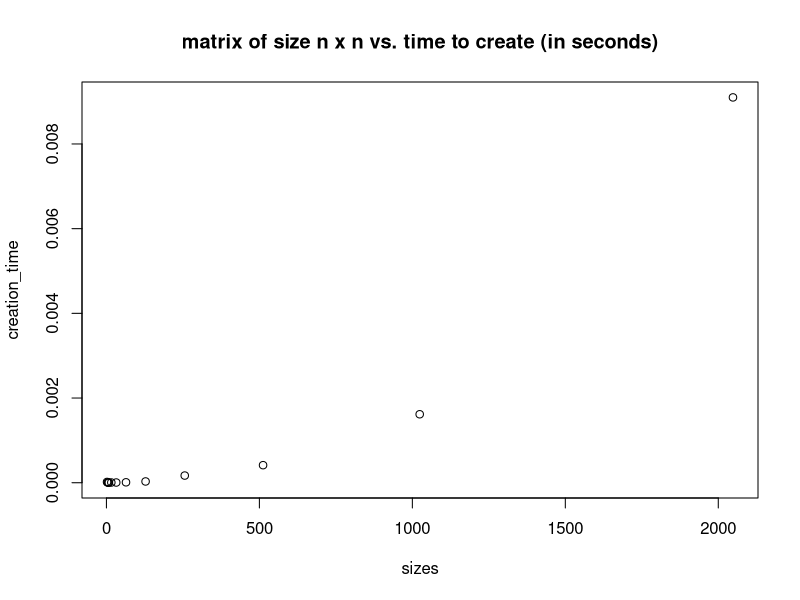
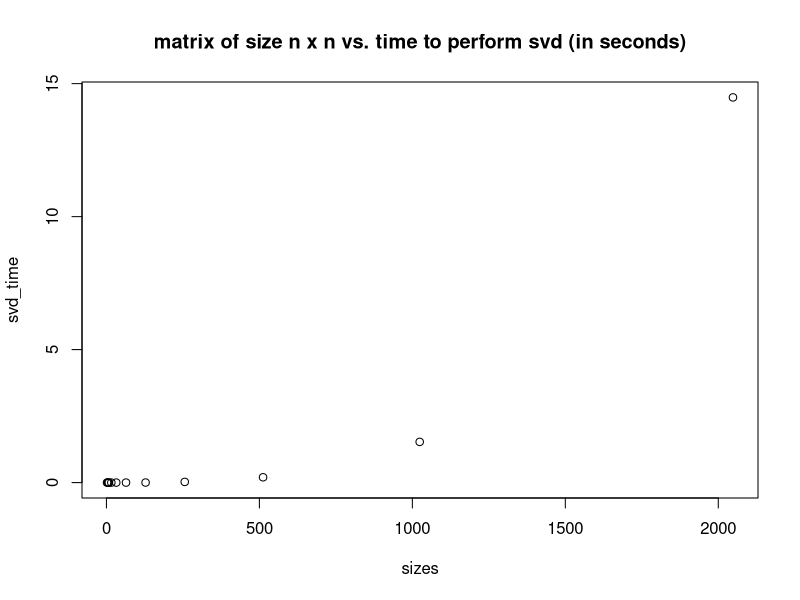
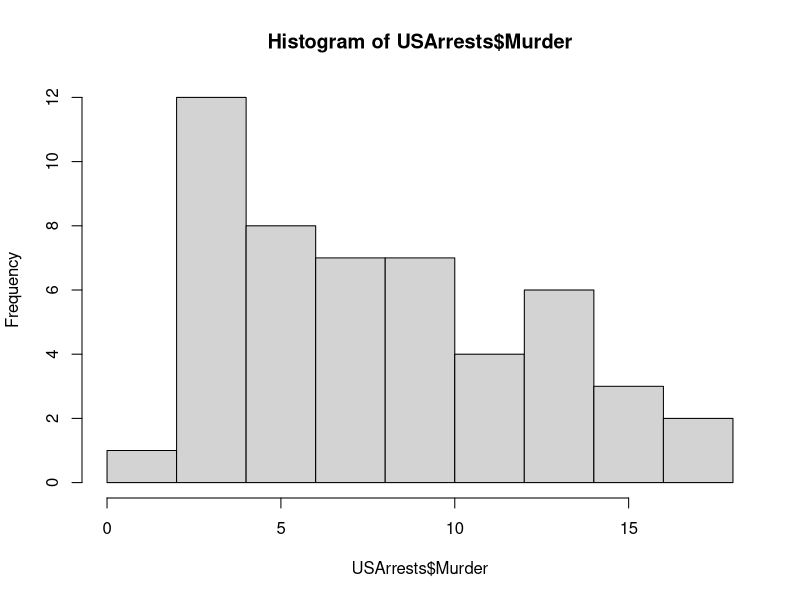
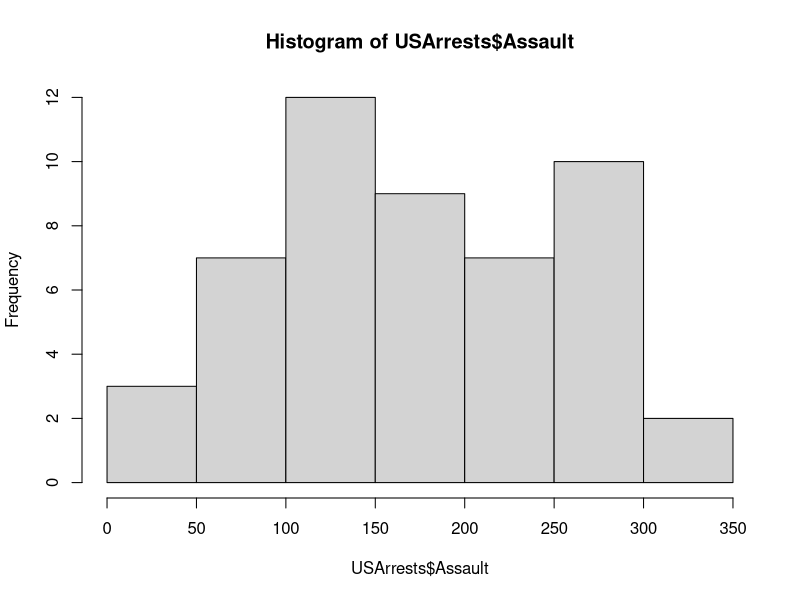
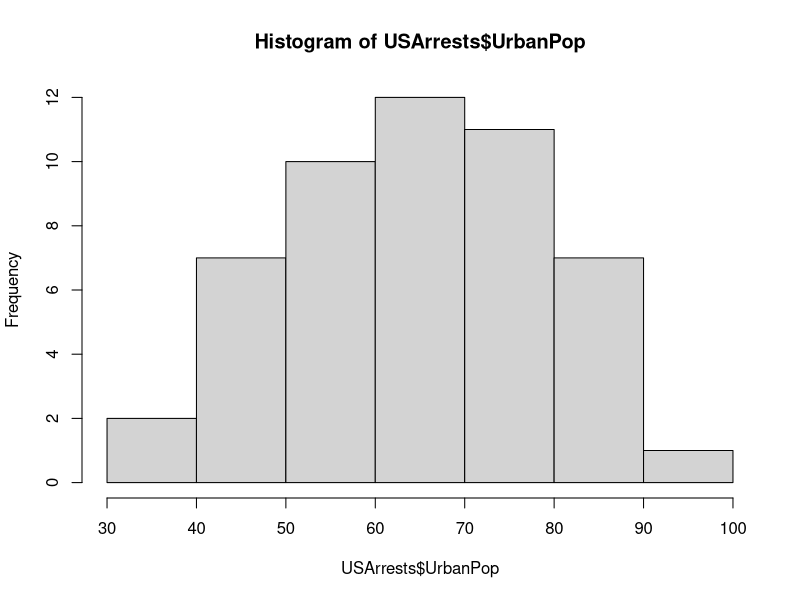
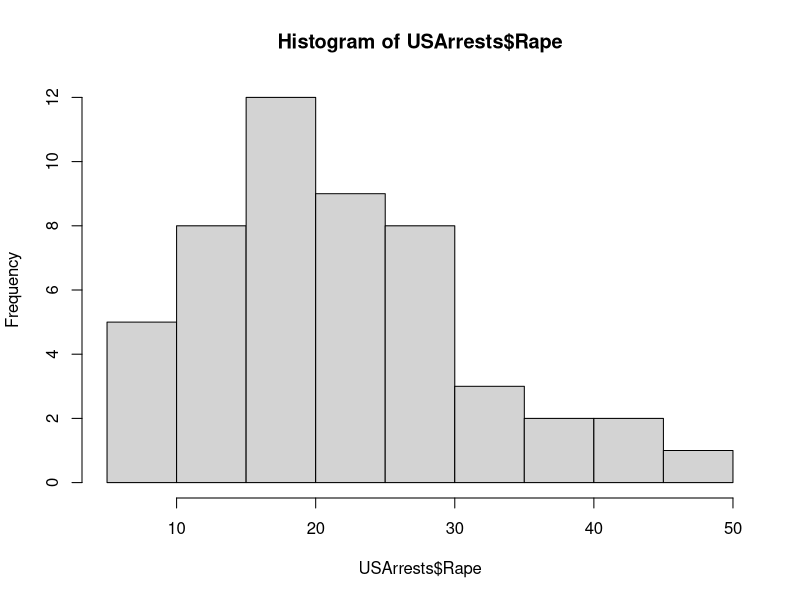
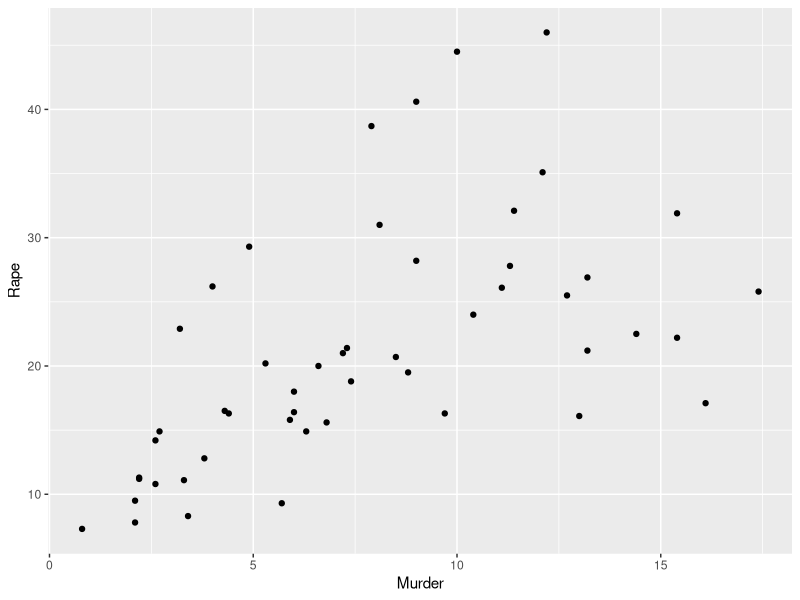
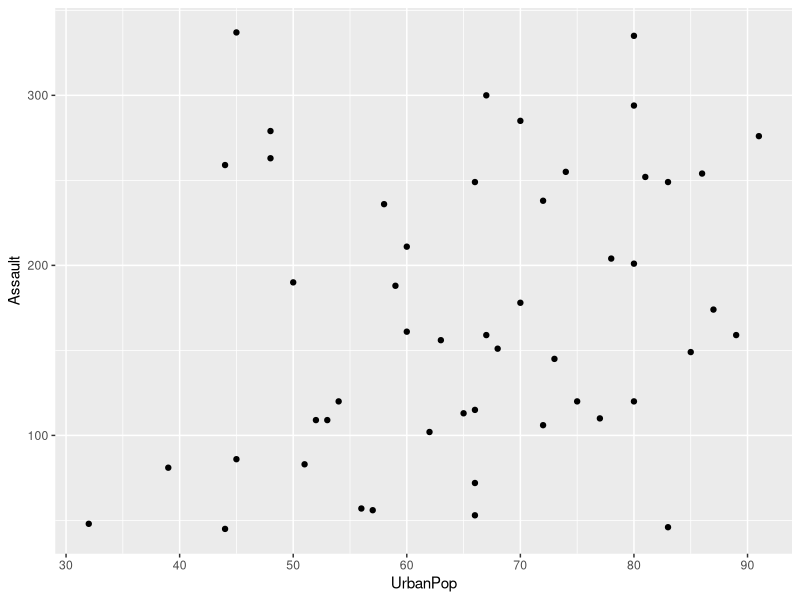

Write the R code that produced these figures, in order.
## ---- chunk 1
library(ggplot2)
## ---- chunk 2
A = matrix(-1,2,2)
eigen(A)
## ---- chunk 3
sizes = c(2,4,6,8,16,32,64,128,256,512,1024,2048)
creation_time = c()
svd_time = c()

# used resource here for computing time differences: https://www.geeksforgeeks.org/how-to-subtract-time-in-r/

for (i in sizes) {
  
  start_time <- Sys.time()
  M = matrix(data=1,nrow=i,ncol=i)
  end_time <- Sys.time()
  
  start_svd <- Sys.time()
  svd(M)
  end_svd <- Sys.time()
  
  creation_diff = as.double(difftime(end_time,start_time,Sys.time()))
  creation_time = append(creation_time,creation_diff) # bad practice to loop like this? 
  
  svd_diff = as.double(difftime(end_svd,start_svd,Sys.time()))
  svd_time = append(svd_time,svd_diff) 
  
}

plot(sizes,creation_time,main="matrix of size n x n vs. time to create (in seconds)")
plot(sizes,svd_time, main="matrix of size n x n vs. time to perform svd (in seconds)")
## ---- chunk 4
test = matrix(c(1,2,3,2,-1,4,3,4,-5), nrow=3, ncol = 3, byrow = TRUE)


power <- function(A) {

  # arbitrary starting vector 
  w0 = matrix(A[,1])
  
  #loop here 
  
  n = 200 #number of times to loop? 
  wk = A %*% w0 #intialize 
  
  for (i in seq(1,n))
    wk = A %*% wk
    sk1 = max(abs(wk))
    print(wk/sk1)
}

power(test)
## ---- chunk 5
eigen(test)
## ---- chunk 6
apply(USArrests, MARGIN=2, FUN=mean)
## ---- chunk 7
apply(USArrests, MARGIN=2, FUN=var)
## ---- chunk 8
hist(USArrests$Murder)
hist(USArrests$Assault)
hist(USArrests$UrbanPop)
hist(USArrests$Rape)
## ---- chunk 9
ggplot(USArrests, aes(x=Murder,y=Rape)) + geom_point() 
ggplot(USArrests, aes(x=UrbanPop,y=Assault)) + geom_point() 
## ---- chunk 10
#?prcomp()
pca_model = prcomp(USArrests,scale = TRUE)

#not sure if this is what we need for "print a summary"
pca_model
## ---- chunk 11
dimnames(pca_model$rotation)
## ---- chunk 12
# each column below contains the loading vectors 
loading_matrix = pca_model$rotation 
cat("Confirming that this is a matrix: ", class(loading_matrix),"\n")
loading_matrix[1:3,]

## ---- chunk 13
#this may be a matrix, might need to remove matrix function on (e)
# pretty sure class(loading_matrix) gives matrix so maybe redo that
scores = pca_model$x 
scores[1:3,]
